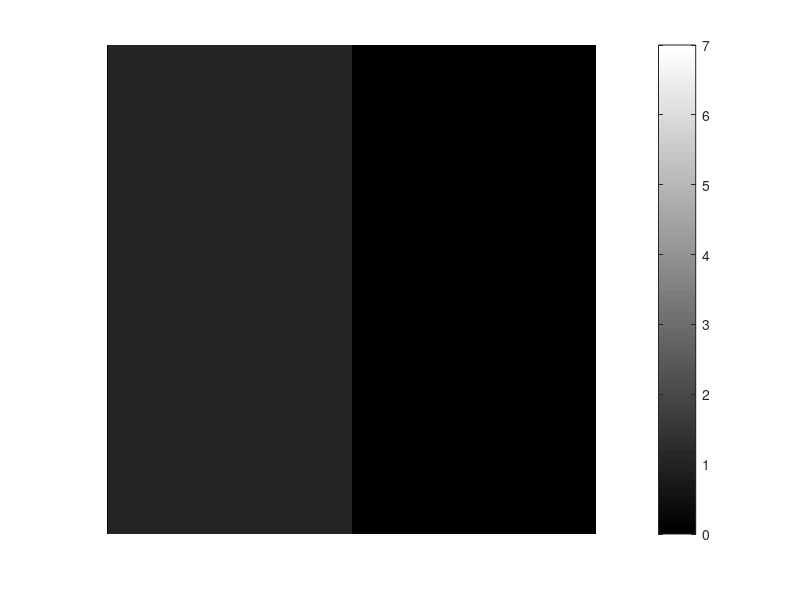

The MATLAB script that drew this image: (Note: this script raises an error after producing the figure.)
function histogram_equalization_example()
    n = 10; 
    m = 10; 
    k = 7;

    img = [ones(n/2, m); zeros(n/2, m)];
    img = img';

    display(img, k);
    
    hist = histcounts(img, 0:k);

    cdf = hist / sum(hist) * k;
    
    cdf = cumsum(cdf);
    
    cdf = round(cdf);
    
    img_new = cdf(img + 1);

    display(img_new, k)
end

function display(image, k)
    figure;
    imshow(image, [0 k], 'InitialMagnification', 'fit');
    colormap(gray(k));
    colorbar;
end
